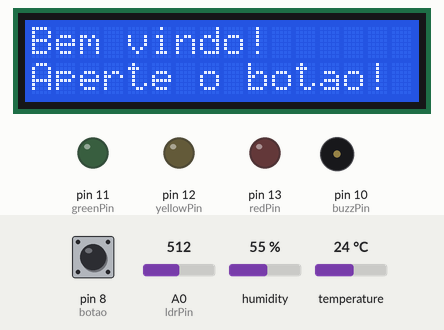
Simulated run of this sketch. Board: Arduino Uno, built with avr-gcc and run on an emulated ATmega328P. On the bench: 16×2 character LCD, output pins drawn as LEDs (lit = HIGH), buzzer (waves = sounding). The inputs (shaded band) are chosen by the test bench; at power-on: pin 8 (botao) HIGH, A0 (ldrPin) = 512, humidity 55 %, temperature 24 °C. Pins used as bus, display or sensor lines are not drawn; what the sketch prints to the serial monitor is not drawn.

Above: at 8.2 s.
8.3 s: pin 8 (botao) pulled LOW for 0.6 s
At 10.9 s:
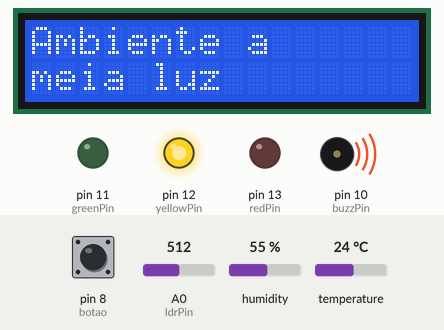
11.9 s: A0 (ldrPin) set to 586
13.7 s: A0 (ldrPin) set to 612
At 15.1 s:
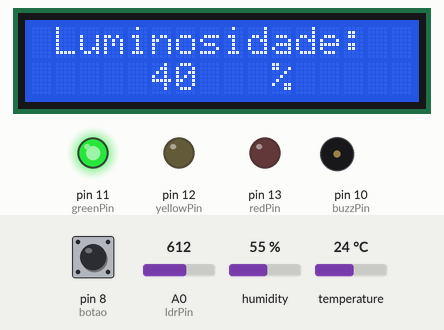
16.0 s: pin 8 (botao) pulled LOW for 3.2 s
At 17.7 s:
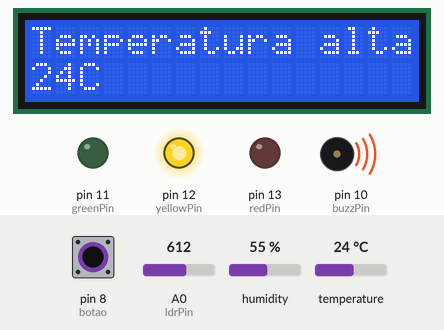
20.7 s: A0 (ldrPin) set to 122
At 22.2 s:
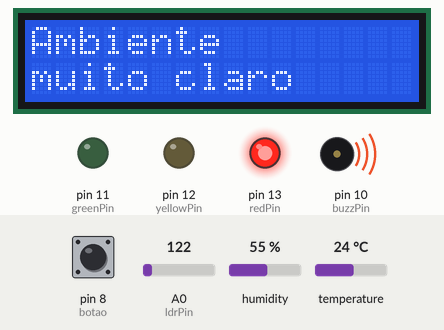
23.3 s: pin 8 (botao) pulled LOW for 1 s
At 25.7 s:
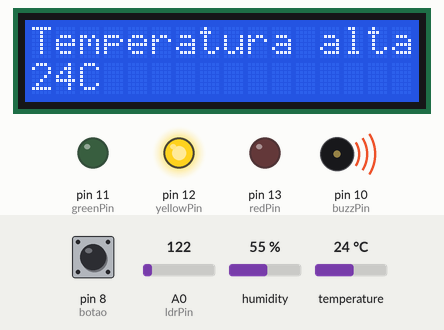
Timing chart, 0 to 26.8 s (numbered marks = the images above; inputs shaded):
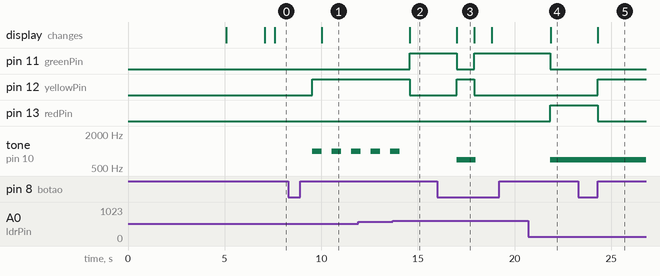

The sketch:

code.ino
```cpp
#include <LiquidCrystal.h>
#include <dht.h>

LiquidCrystal lcd(7, 6, 5, 4, 3, 2);

int redPin = 13;
int yellowPin = 12;
int greenPin = 11;
int ldrPin = A0;
int buzzPin = 10;
bool emAlerta = false;
int luminosidade;
int dhtPin = 9;
int contador = 0;
int botao = 8;
int temperatura = 0;
int umidade = 0;

dht  my_dht;

byte cima1[8] = {
  B00000,
  B01000,
  B01111,
  B01011,
  B01011,
  B00011,
  B00011,
  B00011
};

byte cima2[8] = {
  B00000,
  B01011,
  B11011,
  B01011,
  B01101,
  B00101,
  B00001,
  B00001
};

byte cima3[8] = {
  B00000,
  B00000,
  B10000,
  B11000,
  B11101,
  B10101,
  B10101,
  B10111
};

byte cima4[8] = {
  B00000,
  B00110,
  B01110,
  B11110,
  B11100,
  B01100,
  B01100,
  B01100
};

byte baixo1[8] = {
  B00011,
  B00011,
  B00011,
  B01011,
  B01011,
  B01111,
  B01000,
  B00000
};

byte baixo2[8] = {
  B00001,
  B00001,
  B00101,
  B01101,
  B01001,
  B11011,
  B00110,
  B00000
};

byte baixo3[8] = {
  B10111,
  B10010,
  B10010,
  B10000,
  B10000,
  B11000,
  B00000,
  B00000
};

byte baixo4[8] = {
  B01100,
  B01100,
  B01100,
  B01100,
  B01100,
  B11110,
  B00011,
  B00000
};

void aparecerLogo() {
  lcd.createChar(1, cima1);
  lcd.setCursor(6, 0);
  lcd.write(byte(1));
  lcd.createChar(2, cima2);
  lcd.setCursor(7, 0);
  lcd.write(byte(2));
  lcd.createChar(3, cima3);
  lcd.setCursor(8, 0);
  lcd.write(byte(3));
  lcd.createChar(4, cima4);
  lcd.setCursor(9, 0);
  lcd.write(byte(4));
  lcd.createChar(5, baixo1);
  lcd.setCursor(6, 1);
  lcd.write(byte(5));
  lcd.createChar(6, baixo2);
  lcd.setCursor(7, 1);
  lcd.write(byte(6));
  lcd.createChar(7, baixo3);
  lcd.setCursor(8, 1);
  lcd.write(byte(7));
  lcd.createChar(0, baixo4);
  lcd.setCursor(9, 1);
  lcd.write(byte(0));
  delay(5000);
  lcd.clear();
  lcd.setCursor(3,0);
  lcd.print("Innovation");
  lcd.setCursor(4,1);
  lcd.print("Masters");
  delay(2000);
  lcd.clear();
}

void setup() {
  lcd.begin(16, 2);
  aparecerLogo();
  pinMode(redPin, OUTPUT);
  pinMode(yellowPin, OUTPUT);
  pinMode(greenPin, OUTPUT);
  pinMode(ldrPin, INPUT);
  pinMode(buzzPin, OUTPUT);
  pinMode(botao, INPUT_PULLUP);
  Serial.begin(9600);
}

void loop() {

  if (digitalRead(botao) == 0){
    contador++;
    delay(400);
  }

  my_dht.read22(dhtPin);

  temperatura = my_dht.temperature;
  umidade = my_dht.humidity;

  Serial.print("|Temperatura: ");
  Serial.print(temperatura);
  Serial.print("°C |");
  Serial.print("Umidade ");
  Serial.print(umidade);
  Serial.print("%| ");
  luminosidade = analogRead(ldrPin);
  int IntensidadeLuz = map(luminosidade,1015, 8, 0, 100);
  Serial.print("Luminosidade ");
  Serial.print(IntensidadeLuz);
  Serial.println("%|");
  delay(500);

  Serial.println(contador);

  switch (contador) {

  case 0:
    lcd.clear();
    lcd.print("Bem vindo!");
    lcd.setCursor(0,2);
    lcd.print("Aperte o botao!");
    break;

    case 1:
    case 4:
    case 7:
    case 10:
    case 13:
    case 16:
    case 19:
    case 22:
    case 25:
    case 28:
    case 31:
    case 34:
    case 37:
    case 40:
    case 43:
    case 46:
    case 49:
    case 52:
    case 55:
    case 58:

    if (IntensidadeLuz > 70) {
    digitalWrite(buzzPin, HIGH);
    digitalWrite(redPin, HIGH);
    digitalWrite(yellowPin, LOW);
    digitalWrite(greenPin, LOW);
    emAlerta = true;
    tone(buzzPin, 700, 1000);

    lcd.clear();
    lcd.print("Ambiente ");
    lcd.setCursor(0,2);
    lcd.print("muito claro");
  }

  else if (IntensidadeLuz > 40 && IntensidadeLuz < 70) {
    digitalWrite(buzzPin, LOW);
    digitalWrite(redPin, LOW);
    digitalWrite(yellowPin, HIGH);
    digitalWrite(greenPin, LOW);
    emAlerta = true;
    tone(buzzPin, 1000, 500);
    delay(500);

    lcd.clear();
    lcd.print("Ambiente a");
    lcd.setCursor(0,2);
    lcd.print("meia luz");
  }

  else {
    digitalWrite(buzzPin, LOW);
    digitalWrite(redPin, LOW);
    digitalWrite(yellowPin, LOW);
    digitalWrite(greenPin, HIGH);
    emAlerta = false;
    noTone(buzzPin);

    lcd.clear();
    lcd.setCursor(1,0);
    lcd.print("Luminosidade:");
    lcd.setCursor(5,1);
    lcd.print(IntensidadeLuz);
    lcd.setCursor(10,1);
    lcd.write(byte(37));

    lcd.setCursor(16,2);
    lcd.write(byte(2));
    delay(500);

  }
    break;

    case 2:
    case 5:
    case 8:
    case 11:
    case 14:
    case 17:
    case 20:
    case 23:
    case 26:
    case 29:
    case 32:
    case 35:
    case 38:
    case 41:
    case 44:
    case 47:
    case 50:
    case 53:
    case 56:
    case 59:

    if (temperatura > 15) {
      digitalWrite(buzzPin, HIGH);
      digitalWrite(redPin, LOW);
      digitalWrite(yellowPin, HIGH);
      digitalWrite(greenPin, LOW);
      emAlerta = true;
      tone(buzzPin, 700, 1000);

      lcd.clear();
      lcd.print("Temperatura alta ");
      lcd.setCursor(0,2);
      lcd.print(temperatura);
      lcd.setCursor(2,2);
      lcd.print("C");
      }

    else if (temperatura >= 10 && temperatura <= 15) {
      digitalWrite(buzzPin, LOW);
      digitalWrite(redPin, LOW);
      digitalWrite(yellowPin, LOW);
      digitalWrite(greenPin, HIGH);

      lcd.clear();
      lcd.print("Temperatura");
      lcd.setCursor(0,2);
      lcd.print("OK");
    }

    else {
      digitalWrite(buzzPin, HIGH);
      digitalWrite(redPin, LOW);
      digitalWrite(yellowPin, HIGH);
      digitalWrite(greenPin, LOW);
      emAlerta = true;
      tone(buzzPin, 1000, 700);

      lcd.clear();
      lcd.print("Temp baixa ");
      lcd.setCursor(0,2);
      lcd.print(temperatura);
      lcd.setCursor(2,2);
      lcd.print("C");

      break;

    case 3:
    case 6:
    case 9:
    case 12:
    case 15:
    case 18:
    case 21:
    case 24:
    case 27:
    case 30:
    case 33:
    case 36:
    case 39:
    case 42:
    case 45:
    case 48:
    case 51:
    case 54:
    case 57:
    case 60:

    if (umidade > 70) {
      digitalWrite(buzzPin, HIGH);
      digitalWrite(redPin, HIGH);
      digitalWrite(yellowPin, LOW);
      digitalWrite(greenPin, LOW);
      emAlerta = true;
      tone(buzzPin, 700, 1000);

      lcd.clear();
      lcd.print("Umidade alta ");
      lcd.setCursor(0,2);
      lcd.print(umidade);
      lcd.setCursor(2,2);
      lcd.print("%");
      }

    else if (umidade >= 50 && umidade <= 70) {
      digitalWrite(buzzPin, LOW);
      digitalWrite(redPin, LOW);
      digitalWrite(yellowPin, LOW);
      digitalWrite(greenPin, HIGH);

      lcd.clear();
      lcd.print("Umidade");
      lcd.setCursor(0,2);
      lcd.print("OK");
    }

    else {
      digitalWrite(buzzPin, HIGH);
      digitalWrite(redPin, HIGH);
      digitalWrite(yellowPin, LOW);
      digitalWrite(greenPin, LOW);
      emAlerta = true;
      tone(buzzPin, 1000, 700);

      lcd.clear();
      lcd.print("Umidade baixa ");
      lcd.setCursor(0,2);
      lcd.print(umidade);
      lcd.setCursor(2,2);
      lcd.print("%");

}
}
}
}
```

Measured:
- the behaviour switches between 602 and 603 on A0 (ldrPin) (found by bisection; images 1 and 2)
- after the input at 8.3 s, pin 12 (yellowPin): LOW → HIGH after 1.2 s; tone on pin 10 (buzzPin): alternates 1000 Hz for 0.50 s and silent for 0.51 s, starting after 1.2 s; the display: changes after 1.7 s (image 1)
- after the input at 13.7 s, pin 11 (greenPin): LOW → HIGH after 0.88 s; pin 12 (yellowPin): HIGH → LOW after 0.88 s; tone on pin 10 (buzzPin): goes on until 14.1 s, then stays silent; the display: changes after 0.88 s (image 2)
- after the input at 16.0 s, pin 11 (greenPin): HIGH → LOW after 1.0 s, → HIGH 0.91 s later; pin 12 (yellowPin): LOW → HIGH after 1.0 s, → LOW 0.91 s later; tone on pin 10 (buzzPin): silent → 700 Hz after 1.0 s, → silent 1.0 s later; the display: changes after 1.0 s (image 3)
- after the input at 20.7 s, pin 11 (greenPin): HIGH → LOW after 1.2 s; pin 13 (redPin): LOW → HIGH after 1.2 s; tone on pin 10 (buzzPin): silent → 700 Hz after 1.2 s; the display: changes after 1.2 s (image 4)
- after the input at 23.3 s, pin 12 (yellowPin): LOW → HIGH after 1.0 s; pin 13 (redPin): HIGH → LOW after 1.0 s; the display: changes after 1.0 s (image 5)
- what the display in image 3 shows lasts 0.9 s, from 17.0 s to 17.9 s
